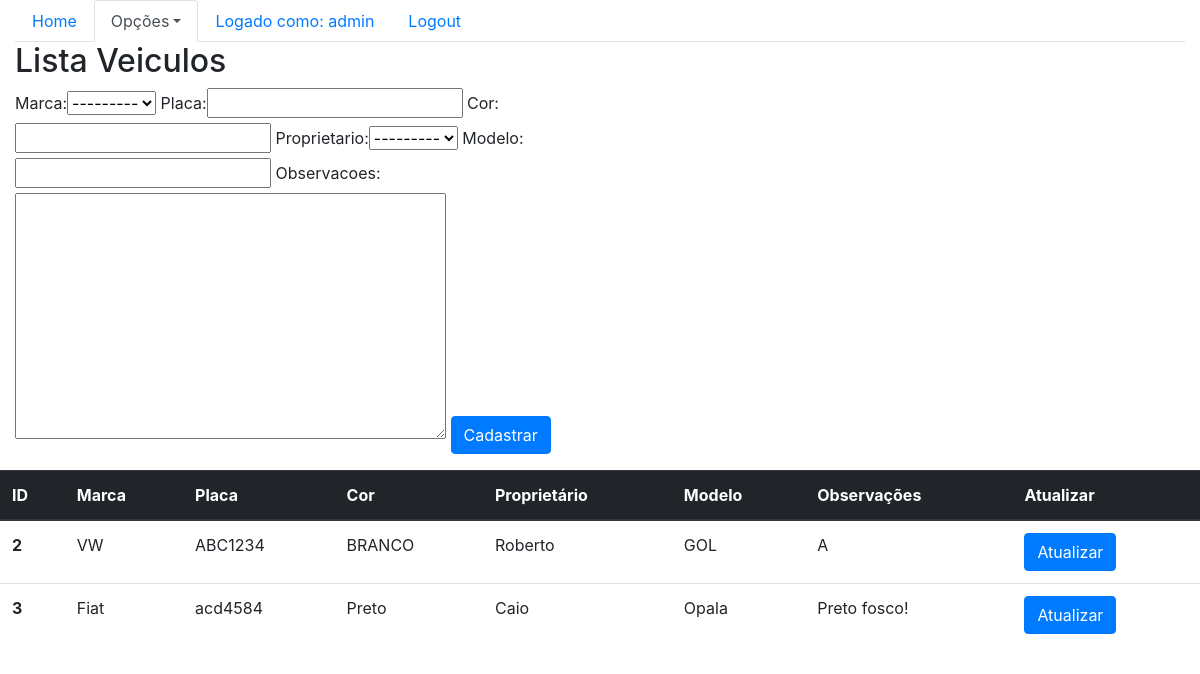
The app's page /sistema/veiculo/ (signed in) with its own data.
### core/models.py (models this page shows, shortened)
class Veiculo(models.Model):
    marca = models.ForeignKey(Marca, on_delete=models.CASCADE)
    placa = models.CharField(max_length=7)
    cor = models.CharField(max_length=15)
    proprietario = models.ForeignKey(Pessoa, on_delete=models.CASCADE)
    modelo = models.CharField(max_length=50)
    observacoes = models.TextField()

class Marca(models.Model):
   nomemarca = models.CharField(max_length=50)
   def __str__(self):
       return self.nomemarca

class Pessoa(models.Model):
    nome = models.CharField(max_length=100)
    endereco = models.CharField(max_length=200)
    telefone = models.CharField(max_length=20)
    def __str__(self):
        return self.nome

### core/views.py (the view)
@login_required
def lista_veiculos(request):
    veiculos = Veiculo.objects.all()
    v_form = VeiculosForm()
    v_data = {'veiculos': veiculos, 'v_form': v_form}
    return render(request, 'core/lista_veiculos.html', v_data )

### core/forms.py
class VeiculosForm(ModelForm):
    class Meta:
        model = Veiculo
        fields = '__all__'

### core/templates/core/lista_veiculos.html (shortened to what this page needs)
{% extends 'base.html' %}
{% load bootstrap %}
{% block menu %}
    <ul class="nav nav-tabs">
        <li class="nav-item">
            <a class="nav-link" href="{% url 'core_home' %}">Home</a>
        </li>
        <li class="nav-item dropdown">
            <a class="nav-link dropdown-toggle active" data-toggle="dropdown" href="#" role="button" aria-haspopup="true" aria-expanded="false">Opções</a>
        </li>
        {% if user.is_authenticated %}
            <li class="nav-item">
                <a class="nav-link" href="#">Logado como: {{ user }}</a>
            </li>
            <li class="nav-item">
                <a class="nav-link" href="{% url 'logout' %}">Logout</a>
            </li>
            {% else %}
            <li class="nav-item">
                <a class="nav-link" href="{% url 'login' %}">Login</a>
            </li>
        {%endif%}
    </ul>
{% endblock %}
{% block main %}
<div class="row">
    <div class="col-sm-12">
        <h2>Lista Veiculos</h2>
    </div>
</div>
<div class="row">
    <div class="col-sm-6">
        <form action="{% url 'core_veiculos_novo' %}" method="POST"> {% csrf_token %}
            {{ v_form | bootstrap }}
            <button type="submit" class="btn btn-primary">Cadastrar</button>
        </form>
    </div>
    <table class="table">
        <thead class="thead-dark">
          <tr>
            <th scope="col">ID</th>
            <th scope="col">Marca</th>
            <th scope="col">Placa</th>
            <th scope="col">Cor</th>
            <th scope="col">Proprietário</th>
            <th scope="col">Modelo</th>
            <th scope="col">Observações</th>
            <th scope="col">Atualizar</th>
          </tr>
        </thead>
        <tbody>
            {% for veiculo in veiculos %}
                <tr>
                    <th scope="row">{{veiculo.id}}</th>
                    <td>{{veiculo.marca}}</td>
                    <td>{{veiculo.placa}}</td>
                    <td>{{veiculo.cor}}</td>
                    <td>{{veiculo.proprietario}}</td>
                    <td>{{veiculo.modelo}}</td>
                    <td>{{veiculo.observacoes}}</td>
                    <td><a href="{% url 'core_veiculo_update' veiculo.id %}" class="btn btn-primary">Atualizar</a></td>
                </tr>
          {%endfor%}
        </tbody>
      </table>
</div>
{% endblock %}

### records on screen
Veiculo: id "2", marca "VW", placa "ABC1234", cor "BRANCO", proprietario "Roberto", modelo "GOL", observacoes "A"
Veiculo: id "3", marca "Fiat", placa "acd4584", cor "Preto", proprietario "Caio", modelo "Opala", observacoes "Preto fosco!"

### other values on screen
{{ user }} "admin"
